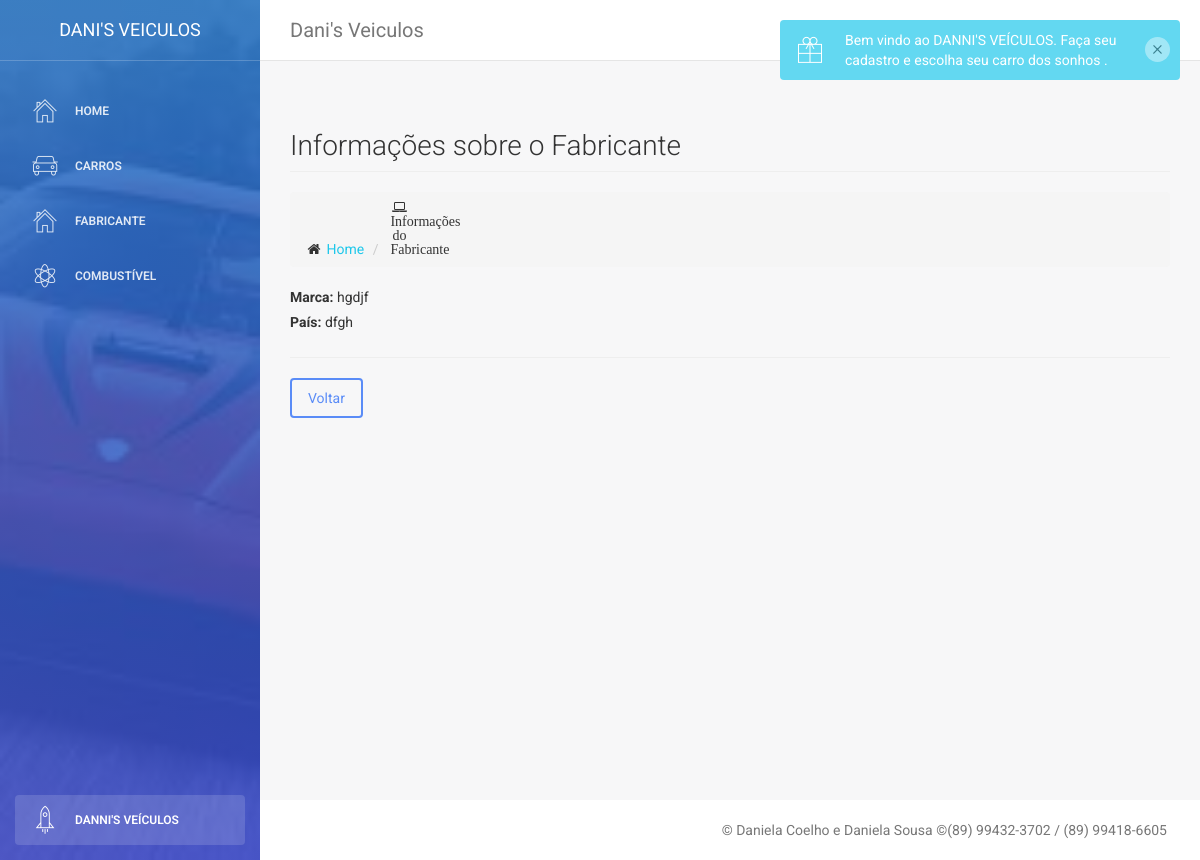
Page /cars/manufacturer/3/ on the earlier database version.
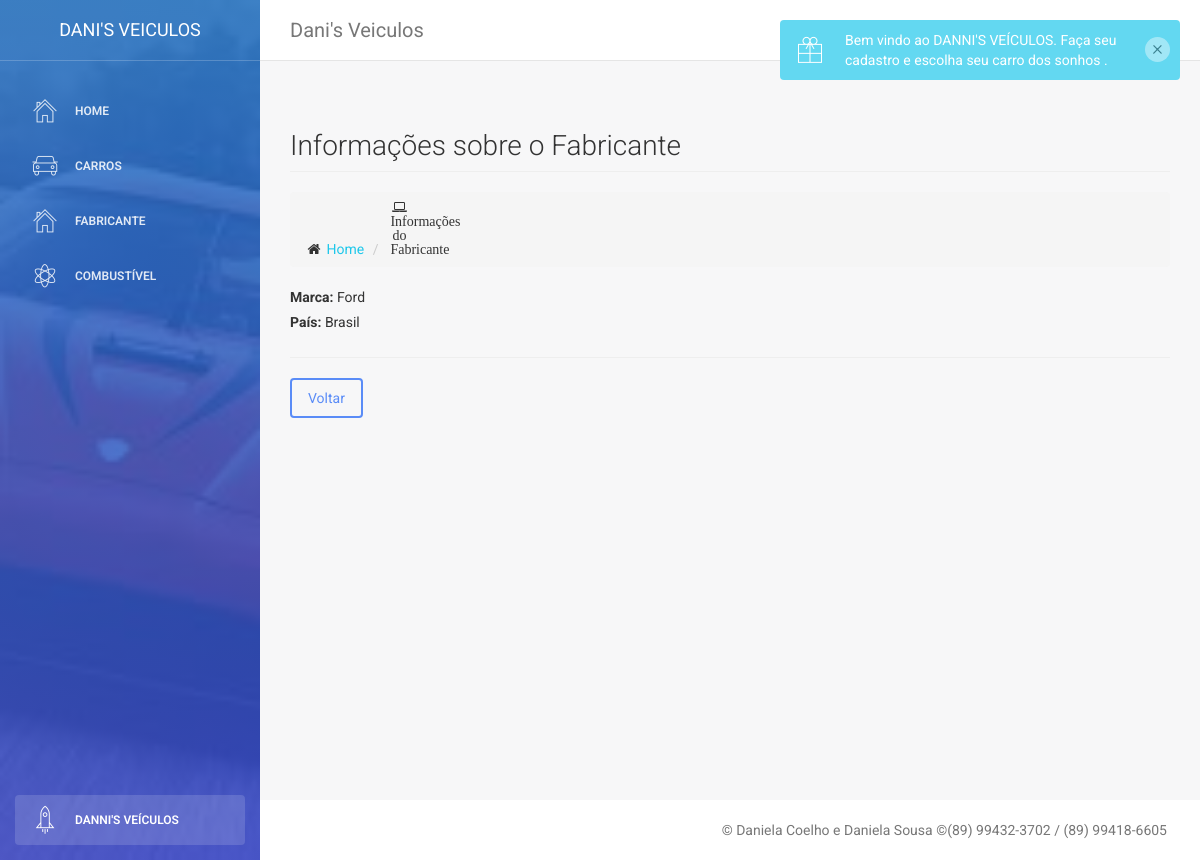
Same page on the later database version.
### cars/models.py (models this page shows, shortened)
class Manufacturer(models.Model):
    brand = models.CharField(max_length = 20)
    country = models.CharField(max_length = 30)

### cars/views.py (the view)
# urls.py: path('manufacturer/<int:manufacturer_id>/', views.manufacturer_show),
def manufacturer_show(request, manufacturer_id):
    manufacturer = Manufacturer.objects.get(pk = manufacturer_id)
    return render(request, 'manufacturer/show.html', {'manufacturer': manufacturer})

### cars/templates/manufacturer/show.html
{% extends "base.html" %} {% block daniela %}
<div class="row">
    <div class="col-lg-12">
        <h3 class="page-header"> Informações sobre o Fabricante </h3>
        <ol class="breadcrumb">
            <li>
                <i class="fa fa-home"></i>
                <a href="/cars/cars/"> Home </a>
            </li>
            <li>
                <i class="fa fa-laptop"> Informações do Fabricante </i>
            </li>
        </ol>
    </div>
</div>
<div class="row">
    <div class="col-md-12 ">
        <div>
            <label> Marca: </label>
            {{manufacturer.brand}}
        </div>
        <div>
            <label> País: </label>
            {{manufacturer.country}}
        </div>
    </div>
</div>
<hr>
<a href="/cars/fuel/" class="btn btn-primary"> Voltar </a>
{% endblock %}

Differences in the rows shown:
changed Manufacturer: brand "hgdjf" → "Ford"; country "dfgh" → "Brasil"
